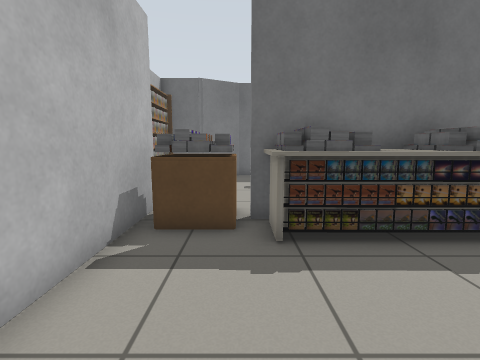
[1] (above)

14 first-person views from a walk through a world built for the Gazebo simulator. The camera is 0.9 m above the floor, tilts 8° down and sees 85° across. The floor is counted in squares, 0.5 m on a side. Each view is taken from the middle of a square. On the plan, view 1 faces up. The plan holds only what a view shows up to about 15 squares ahead; the rest is blank. Gazebo's built-in surfaces are drawn with simple patterns.

[2]
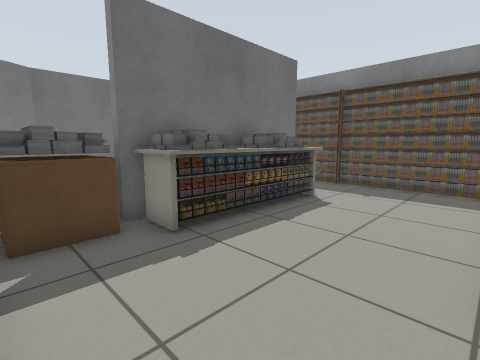

[3]
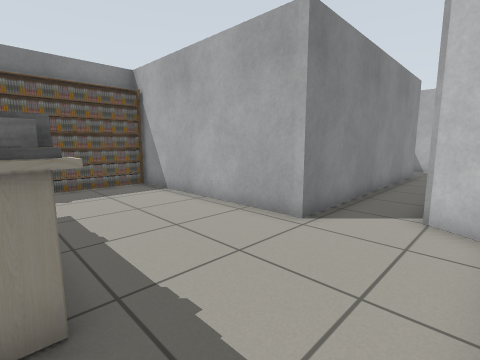

[4]
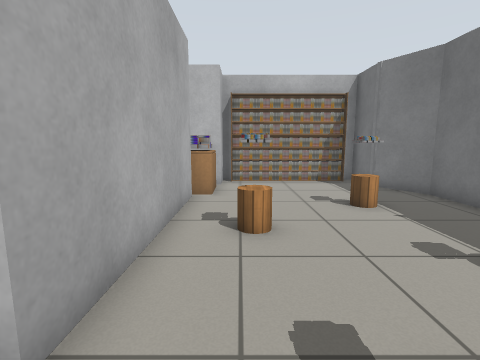

[5]
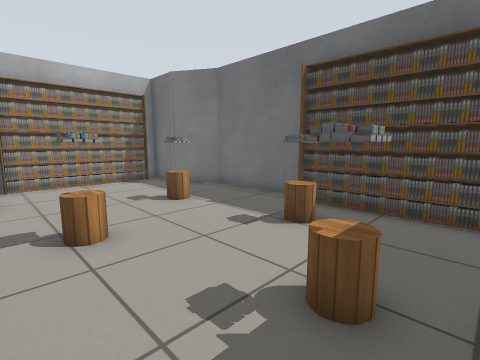

[6]
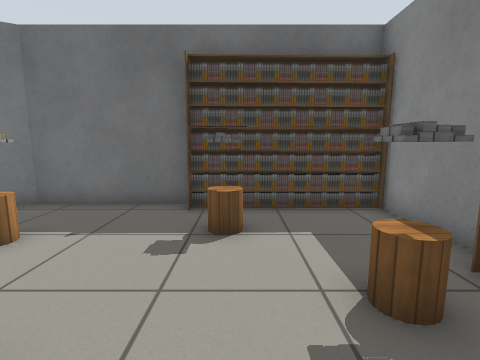

[7]
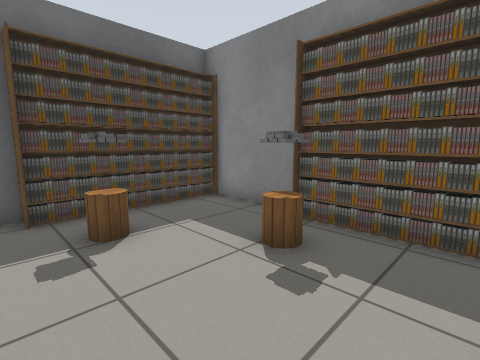

[8]
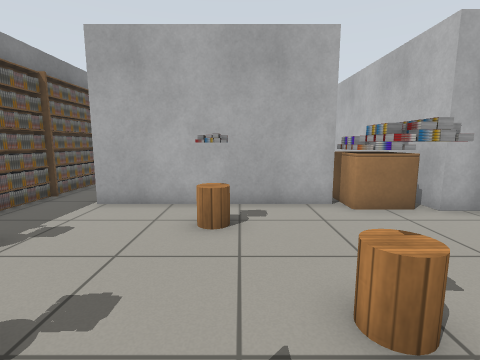

[9]
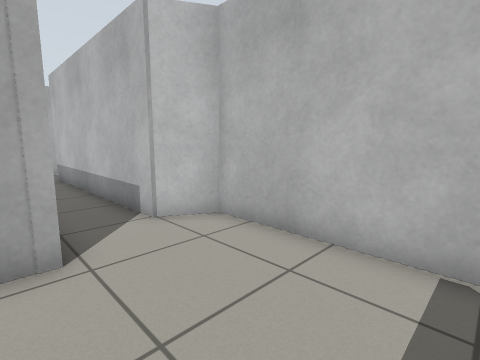

[10]
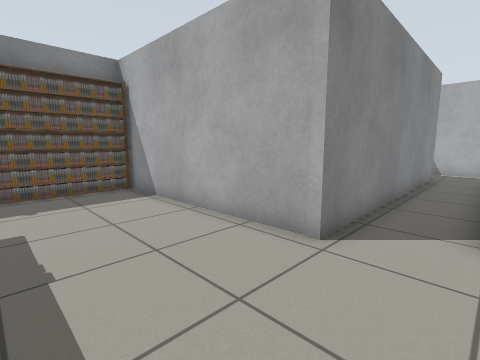

[11]
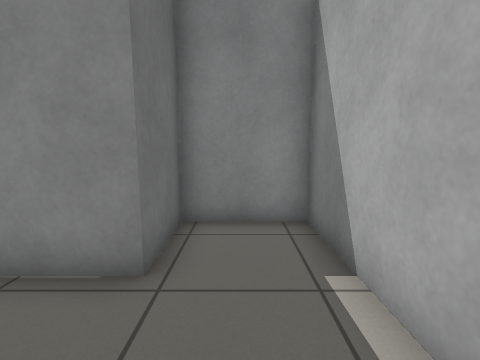

[12]
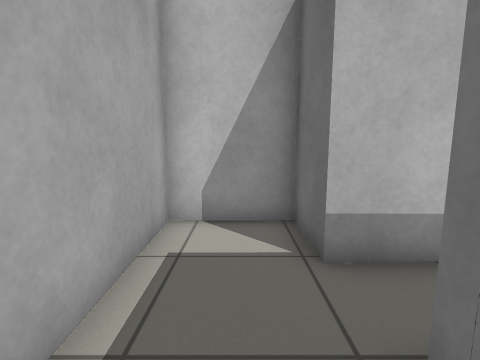

[13]
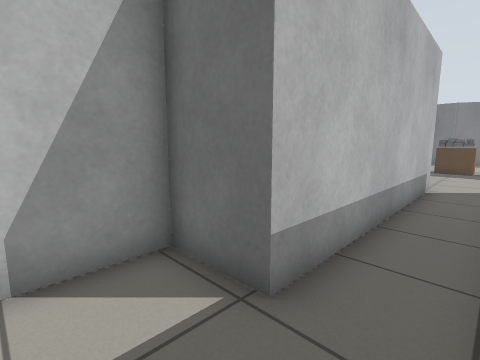

[14]
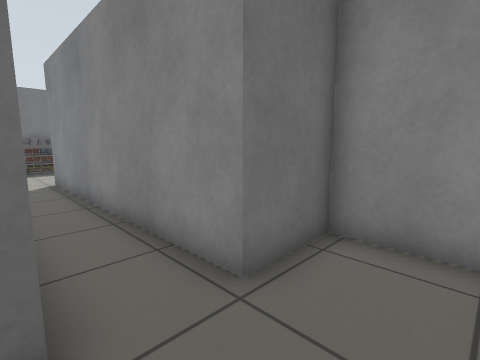

### Floor plan
Key: @ floor where view 1 was taken; # wall or solid block; . floor; B bookshelf; K book; E desk; C wooden cylinder.
Columns run from 4 left of view 1 to 10 right of it. Each row starts with its distance up from view 1.
 15    ############
 14 ####.....BBBBB#
 13 #.............#
 12 B....CK...C...#
 11 B.........K...#
 10 B...........C.B
  9 #...........K.B
  8 #......KK.....B
  7 ##KBB.........B
  6  #KKB##E####..#
  5  #...KKEKKE..B#
  4  #............#
  3  #............B
  2  #............#
  1  #............#
  0  #..@.........#
 -1  #....#########
 -2  ###..#
 -3    #..#
 -4    #..#
 -5    #..#
 -6    #..#
 -7    #..#
 -8    #..#
 -9    #..#
-10    #..#
-11  ###..###
-12  #......#
-13  #......#
-14  #......#
-15  ########

Where each view was taken, in squares from view 1:
view 1: 0 up, 0 right, facing up
view 2: 0 up, 2 left, facing up-right
view 3: 5 up, 2 left, facing down-right
view 4: 8 up, 9 right, facing left
view 5: 7 up, 9 right, facing up-left
view 6: 7 up, 6 right, facing up
view 7: 7 up, 4 right, facing up-right
view 8: 14 up, 3 right, facing down
view 9: 4 up, 2 right, facing down-left
view 10: 4 up, 1 left, facing down-right
view 11: 13 down, 2 left, facing right
view 12: 13 down, 3 right, facing left
view 13: 14 down, 1 right, facing up-left
view 14: 14 down, 1 left, facing up-right
